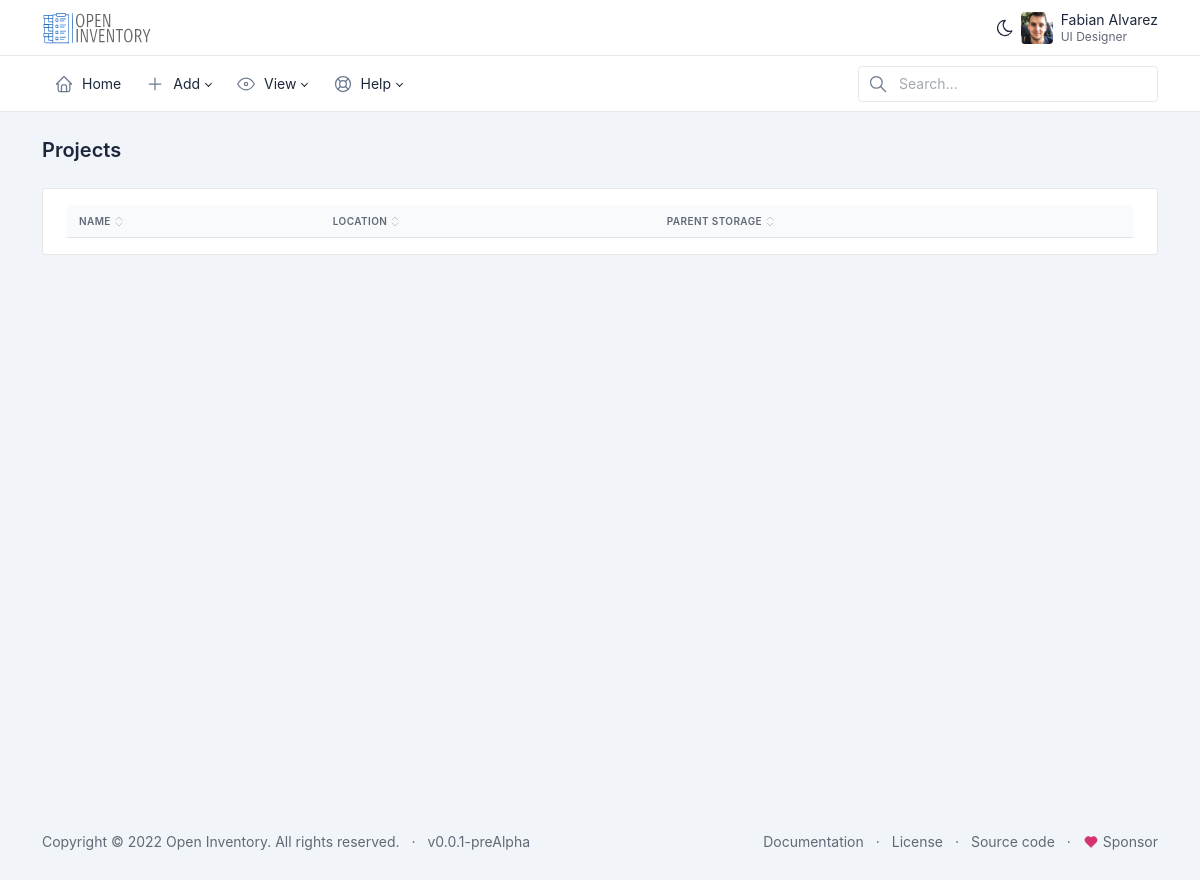
The page /view-projects on the database as committed earlier.
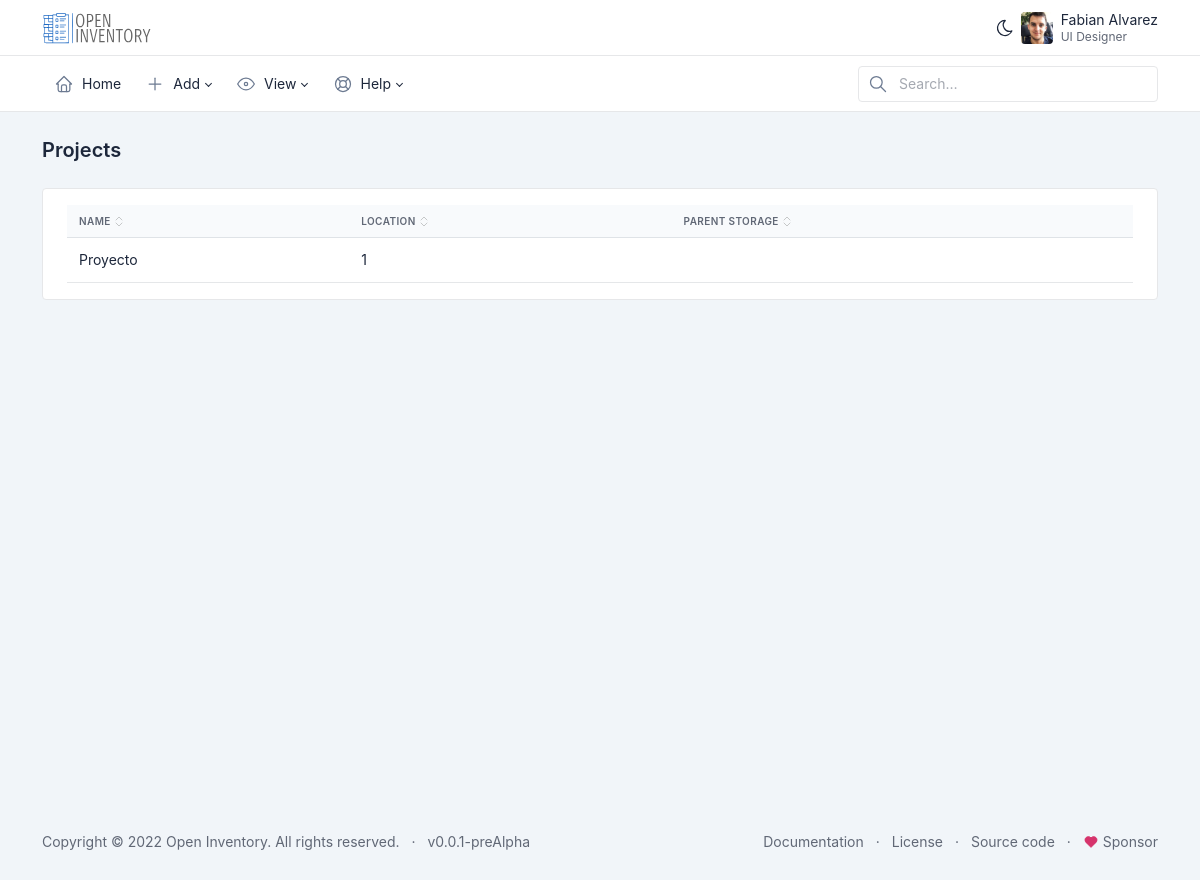
The same page on the database as committed later.
### dashboard/models.py (models this page shows, shortened)
class Project(models.Model):
    name = models.CharField(max_length=200)
    description = models.TextField(null=True, blank=True)
    location = models.CharField(max_length=200)
    image = models.ImageField(upload_to='images/', null=True, blank=True)
    list_products = models.ManyToManyField(Product, blank=True)

### dashboard/views.py (the view)
# urls.py: path('view-projects', views.view_projects, name='view_projects'),
def view_projects(request):
  projects = Project.objects.all()
  return render(request, 'view-projects.html', {"title": "Proyectos", "projects": projects})

### dashboard/templates/view-projects.html (shortened to what this page needs)
<!DOCTYPE html>
<html>
<body>
{% extends 'menu.html' %}
{% block pagecontent %}
{% load custom_tags %}
<!doctype html>
<html lang="en">
  <body >
      <div class="page-wrapper">
        <div class="page-header d-print-none">
          <div class="container-xl">
            <div class="row g-2 align-items-center">
              <div class="col">
                <h2 class="page-title">
                  {{_('Projects')}}
                </h2>
              </div>
            </div>
          </div>
        </div>
        <div class="page-body">
          <div class="container-xl">
            <div class="card">
              <div class="card-body">
                <div id="table-default" class="table-responsive">
                  <table class="table">
                    <thead>
                      <tr>
                        <th><button class="table-sort" data-sort="sort-name">{{_('Name')}}</button></th>
                        <th><button class="table-sort" data-sort="sort-location">{{_('Location')}}</button></th>
                        <th><button class="table-sort" data-sort="sort-parent">{{_('Parent storage')}}</button></th>
                      </tr>
                    </thead>
                    <tbody class="table-tbody">
                    {% for project in projects %}
                      <tr>
                        <td class="sort-name"><a class="text-reset" href="{% url 'dashboard:get_project' project.id %}">{{ project.name }}</a></td>
                        <td class="sort-id">{{ project.location }}</td>
                        <td class="sort-parent">{{ project.parent_storage }}</td>
                      </tr>
                    {% endfor %}
                    </tbody>
                  </table>
                </div>
              </div>
            </div>
          </div>
        </div>
      </div>
    </div>
  </body>
</html>
{% endblock %}

Rows that differ between the two databases and show on the page:
added Project: name "Proyecto", location "1"
